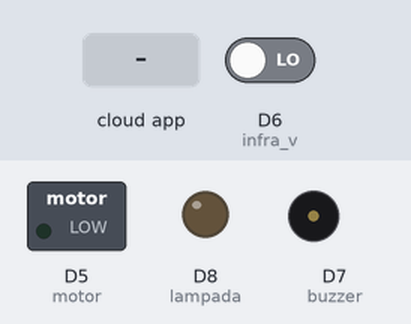
Bench run of a sketch on a simulated ESP8266 (NodeMCU). Shown: switched loads named in the sketch (green lamp = pin HIGH), output pins drawn as LEDs (lit = HIGH), buzzer (waves = sounding, pin HIGH). The test bench sets the inputs (shaded band); at power-on: D6 (infra_v) LOW. WiFi joins after 1.5 s; servers stay silent unless stated; the Firebase database answers and starts empty; what the sketch prints to the serial monitor is not drawn.

Above: at 2.8 s.
2.9 s: the phone or cloud app sets defesa to 1
At 3.5 s:
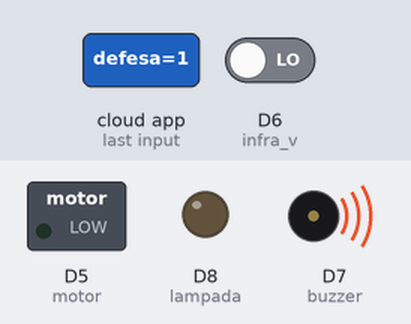
Timing chart, 0 to 12.1 s (numbered marks = the images above; inputs shaded):
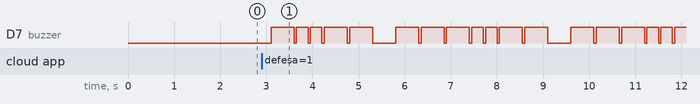

Measured:
- after the input at 2.9 s, D7 (buzzer): LOW → HIGH after 0.20 s, then repeats every 3.8 s: 2 × (LOW 0.05 s, HIGH 0.25 s), 2 × (LOW 0.05 s, HIGH 0.50 s), LOW 0.50 s, 2 × (HIGH 0.50 s, LOW 0.05 s), HIGH 0.50 s

The sketch:

codigo01.ino
```cpp
#include <ESP8266WiFi.h>          // Biblioteca do Wi-Fi
#include <Firebase_ESP_Client.h>  // Biblioteca do Firebase
#include <addons/TokenHelper.h>   // Informações sobre geração de token
#include <addons/RTDBHelper.h>    // Funções auxiliares para o RTDB

#define lampada D8
#define buzzer D7
#define infra_v D6
#define motor D5
#define vibracao D4

int defesa = 0;    // Estado de defesa
int state = LOW;   // Estado inicial (LOW = desligado, HIGH = ligado)
int seta = 0;      // Flag para alternância de estado

const char* ssid = "S23 Ultra de Vinicius Gabriel";       // Nome da rede
const char* password = "pcgkkdr9y54r5qn";         // Senha da rede

/* API Key do Firebase */
#define API_KEY "AIzaSyArgORFATJG4ou2ca-s8dvk95l6AZxzs-Y"

/* URL do Realtime Database */
#define DATABASE_URL "https://sistema-seguranca-9f070-default-rtdb.firebaseio.com/"

/* Credenciais do usuário Firebase */
#define USER_EMAIL "projetoint7@gmail.com"
#define USER_PASSWORD "Senha@123456"

// Objeto do Firebase
FirebaseData fbdo;
FirebaseAuth auth;
FirebaseConfig config;

void setup() {
  // Inicialização do Serial Monitor
  Serial.begin(115200);

  // Configuração do Wi-Fi
  WiFi.begin(ssid, password);
  Serial.print("Conectando ao Wi-Fi");
  while (WiFi.status() != WL_CONNECTED) {
    Serial.print(".");
    delay(500);
  }
  Serial.println("\nConectado ao Wi-Fi!");

  // Configuração do Firebase
  config.api_key = API_KEY;
  config.database_url = DATABASE_URL;

  // Configuração de autenticação
  auth.user.email = USER_EMAIL;
  auth.user.password = USER_PASSWORD;

  // Inicializa o Firebase
  Firebase.begin(&config, &auth);
  Firebase.reconnectWiFi(true);

  // Verifica se conectou ao Firebase
  if (!Firebase.RTDB.beginStream(&fbdo, "/defesa")) {
    Serial.println("Erro ao iniciar o stream do Firebase: " + fbdo.errorReason());
  } else {
    Serial.println("Conectado ao Firebase!");
  }

  // Configuração dos pinos
  pinMode(lampada, OUTPUT);
  pinMode(buzzer, OUTPUT);
  pinMode(motor, OUTPUT);
  pinMode(infra_v, INPUT);
  pinMode(vibracao, INPUT);
}

void loop() {
  // Ler o estado de "defesa" do banco de dados
  if (Firebase.RTDB.getInt(&fbdo, "/defesa")) {
    defesa = fbdo.intData();  // Atualiza o estado de defesa com o valor lido do Firebase
    Serial.print("Estado de defesa: ");
    Serial.println(defesa);
  } else {
    Serial.println("Falha ao ler do Firebase: " + fbdo.errorReason());
  }

  // Modo de operação com defesa desativada
  if (defesa == 0) {
    if (digitalRead(infra_v) == HIGH && seta == 0) {
      seta = 1;  // Marca que o estado foi alterado
      state = !state;  // Alterna o estado (liga/desliga)
      digitalWrite(lampada, state);
      digitalWrite(motor, state);

      // Enviar estado da lâmpada para o banco de dados
      if (Firebase.RTDB.setInt(&fbdo, "/lampada", state)) {
        Serial.println("Estado da lâmpada enviado ao Firebase!");
      } else {
        Serial.println("Erro ao enviar estado da lâmpada: " + fbdo.errorReason());
      }

      if (Firebase.RTDB.setInt(&fbdo, "/motor", state)) {
        Serial.println("Estado da motor enviado ao Firebase!");
      } else {
        Serial.println("Erro ao enviar estado da motor: " + fbdo.errorReason());
      }
    }
    if (digitalRead(infra_v) == LOW) {
      seta = 0;  // Permite alternar novamente
    }
  }
  // Modo de operação com defesa ativada
  else {
    if (digitalRead(infra_v) == LOW || digitalRead(vibracao) == HIGH) {
      // Enviar alerta ao banco de dados
      if (Firebase.RTDB.setInt(&fbdo, "/buzzer", 1)) {
        Serial.println("Alerta enviado ao Firebase!");
      } else {
        Serial.println("Erro ao enviar alerta: " + fbdo.errorReason());
      }
      for(int i = 0; i < 5; i++){
        digitalWrite(buzzer, HIGH);  // Liga o buzzer
        delay(500);  // Aguarda 0,5 segundos
        digitalWrite(buzzer, LOW);  // Desliga o buzzer
        delay(50);  // Aguarda 0,5 segundos

        digitalWrite(buzzer, HIGH);  // Liga o buzzer
        delay(250);  // Aguarda 0,5 segundos
        digitalWrite(buzzer, LOW);  // Desliga o buzzer
        delay(50);  // Aguarda 0,5 segundos

        digitalWrite(buzzer, HIGH);  // Liga o buzzer
        delay(250);  // Aguarda 0,5 segundos
        digitalWrite(buzzer, LOW);  // Desliga o buzzer
        delay(50);  // Aguarda 0,5 segundos

        digitalWrite(buzzer, HIGH);  // Liga o buzzer
        delay(500);  // Aguarda 0,5 segundos
        digitalWrite(buzzer, LOW);  // Desliga o buzzer
        delay(50);  // Aguarda 0,5 segundos

        digitalWrite(buzzer, HIGH);  // Liga o buzzer
        delay(500);  // Aguarda 0,5 segundos
        digitalWrite(buzzer, LOW);  // Desliga o buzzer
        delay(500);  // Aguarda 0,5 segundos

        digitalWrite(buzzer, HIGH);  // Liga o buzzer
        delay(500);  // Aguarda 0,5 segundos
        digitalWrite(buzzer, LOW);  // Desliga o buzzer
        delay(50);  // Aguarda 0,5 segundos

        digitalWrite(buzzer, HIGH);  // Liga o buzzer
        delay(500);  // Aguarda 0,5 segundos
        digitalWrite(buzzer, LOW);  // Desliga o buzzer
        delay(50);  // Aguarda 0,5 segundos
      }
      if (Firebase.RTDB.setInt(&fbdo, "/buzzer", 0)) {
        Serial.println("Alerta enviado ao Firebase!");
      } else {
        Serial.println("Erro ao enviar alerta: " + fbdo.errorReason());
      }
    }
    digitalWrite(buzzer,LOW);
  }

  delay(1000);  // Aguarda 1 segundo antes da próxima iteração
}
```
